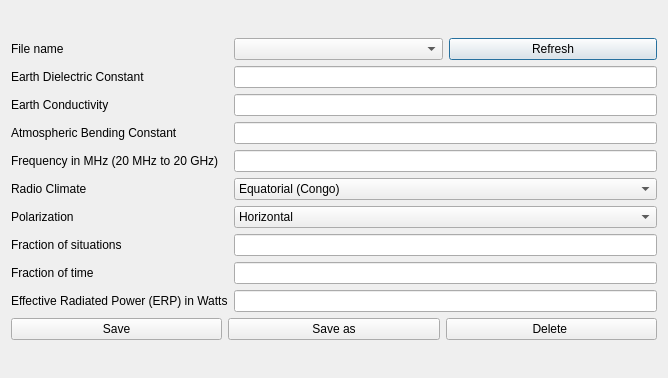
<?xml version="1.0" encoding="UTF-8"?>
<ui version="4.0">
 <class>lrp_file</class>
 <widget class="QDialog" name="lrp_file">
  <property name="geometry">
   <rect>
    <x>0</x>
    <y>0</y>
    <width>668</width>
    <height>378</height>
   </rect>
  </property>
  <property name="windowTitle">
   <string>lrp file</string>
  </property>
  <layout class="QVBoxLayout" name="verticalLayout_2">
   <item>
    <layout class="QVBoxLayout" name="verticalLayout">
     <item>
      <layout class="QGridLayout" name="gridLayout">
       <item row="9" column="1" colspan="2">
        <widget class="QLineEdit" name="effective_radiated_power"/>
       </item>
       <item row="1" column="1" colspan="2">
        <widget class="QLineEdit" name="dielectric_const"/>
       </item>
       <item row="8" column="0">
        <widget class="QLabel" name="FoT_label">
         <property name="text">
          <string>Fraction of time</string>
         </property>
        </widget>
       </item>
       <item row="7" column="1" colspan="2">
        <widget class="QLineEdit" name="fraction_of_situations"/>
       </item>
       <item row="0" column="1">
        <widget class="QComboBox" name="file_name">
         <property name="styleSheet">
          <string notr="true">combobox-popup: 0;</string>
         </property>
        </widget>
       </item>
       <item row="1" column="0">
        <widget class="QLabel" name="Earth_D_C_label">
         <property name="text">
          <string>&lt;html&gt;&lt;head/&gt;&lt;body&gt;&lt;p&gt;Earth Dielectric Constant&lt;/p&gt;&lt;/body&gt;&lt;/html&gt;</string>
         </property>
        </widget>
       </item>
       <item row="7" column="0">
        <widget class="QLabel" name="FoS_label">
         <property name="text">
          <string>Fraction of situations</string>
         </property>
        </widget>
       </item>
       <item row="9" column="0">
        <widget class="QLabel" name="ERP_label">
         <property name="text">
          <string>Effective Radiated Power (ERP) in Watts</string>
         </property>
        </widget>
       </item>
       <item row="0" column="2">
        <widget class="QPushButton" name="refresh_file">
         <property name="text">
          <string>Refresh</string>
         </property>
        </widget>
       </item>
       <item row="4" column="0">
        <widget class="QLabel" name="frequency_label">
         <property name="text">
          <string>Frequency in MHz (20 MHz to 20 GHz)</string>
         </property>
        </widget>
       </item>
       <item row="5" column="0">
        <widget class="QLabel" name="Climate_label">
         <property name="text">
          <string>Radio Climate</string>
         </property>
        </widget>
       </item>
       <item row="3" column="1" colspan="2">
        <widget class="QLineEdit" name="atmospheric_bending_const"/>
       </item>
       <item row="4" column="1" colspan="2">
        <widget class="QLineEdit" name="frequency"/>
       </item>
       <item row="6" column="0">
        <widget class="QLabel" name="Polarization_label">
         <property name="text">
          <string>Polarization</string>
         </property>
        </widget>
       </item>
       <item row="6" column="1" colspan="2">
        <widget class="QComboBox" name="polarization">
         <item>
          <property name="text">
           <string>Horizontal</string>
          </property>
         </item>
         <item>
          <property name="text">
           <string>Vertical</string>
          </property>
         </item>
        </widget>
       </item>
       <item row="2" column="0">
        <widget class="QLabel" name="EC_label">
         <property name="text">
          <string>&lt;html&gt;&lt;head/&gt;&lt;body&gt;&lt;p&gt;Earth Conductivity&lt;/p&gt;&lt;/body&gt;&lt;/html&gt;</string>
         </property>
        </widget>
       </item>
       <item row="5" column="1" colspan="2">
        <widget class="QComboBox" name="radio_climate">
         <item>
          <property name="text">
           <string>Equatorial (Congo)</string>
          </property>
         </item>
         <item>
          <property name="text">
           <string>Continental Subtropical (Sudan)</string>
          </property>
         </item>
         <item>
          <property name="text">
           <string>Maritime Subtropical</string>
          </property>
         </item>
         <item>
          <property name="text">
           <string>Desert (Sahara)</string>
          </property>
         </item>
         <item>
          <property name="text">
           <string>Continental Temperate</string>
          </property>
         </item>
         <item>
          <property name="text">
           <string>Maritime Temperate, over land</string>
          </property>
         </item>
         <item>
          <property name="text">
           <string>Maritime Temperate, over sea</string>
          </property>
         </item>
        </widget>
       </item>
       <item row="3" column="0">
        <widget class="QLabel" name="ABC_label">
         <property name="text">
          <string>Atmospheric Bending Constant</string>
         </property>
        </widget>
       </item>
       <item row="8" column="1" colspan="2">
        <widget class="QLineEdit" name="fraction_of_time"/>
       </item>
       <item row="0" column="0">
        <widget class="QLabel" name="name_label">
         <property name="text">
          <string>File name</string>
         </property>
        </widget>
       </item>
       <item row="2" column="1" colspan="2">
        <widget class="QLineEdit" name="conductivity"/>
       </item>
      </layout>
     </item>
     <item>
      <layout class="QHBoxLayout" name="horizontalLayout">
       <item>
        <widget class="QPushButton" name="save_file_lrp">
         <property name="text">
          <string>Save</string>
         </property>
        </widget>
       </item>
       <item>
        <widget class="QPushButton" name="save_as_file_lrp">
         <property name="text">
          <string>Save as</string>
         </property>
        </widget>
       </item>
       <item>
        <widget class="QPushButton" name="delete_file_lrp">
         <property name="text">
          <string>Delete </string>
         </property>
        </widget>
       </item>
      </layout>
     </item>
    </layout>
   </item>
  </layout>
 </widget>
 <resources/>
 <connections/>
</ui>
